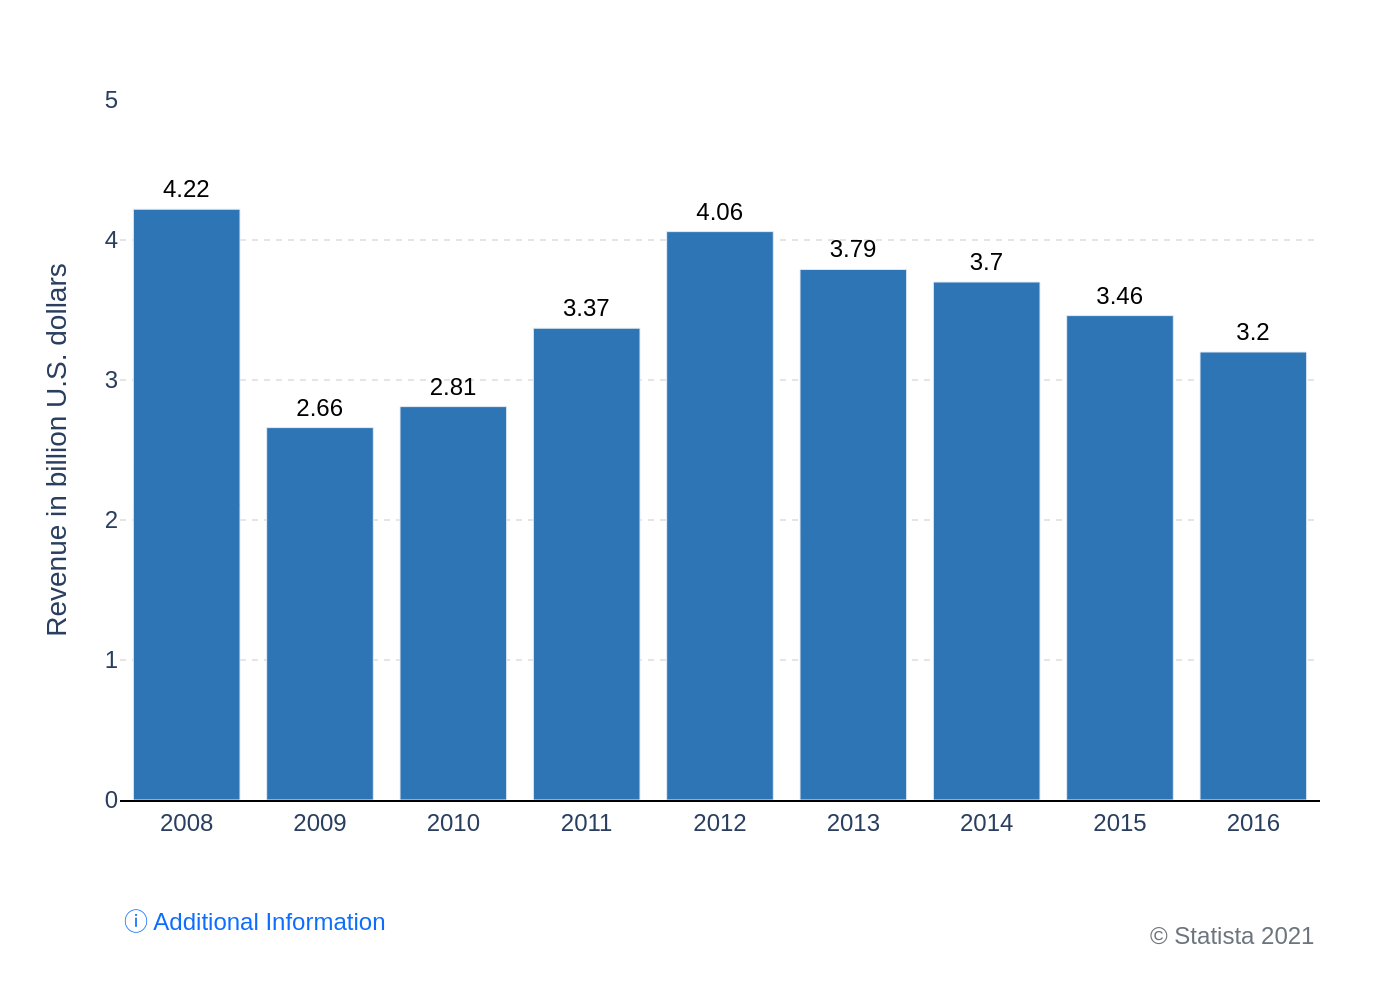

Python code for this plot:
import sys
import json
import plotly.graph_objects as go
import pathlib

if len(sys.argv) != 2:
    print("Usage: python script.py <path_to_json_file>")
    sys.exit(1)

json_path = sys.argv[1]
try:
    with open(json_path, 'r', encoding='utf-8') as f:
        chart_config = json.load(f)
except FileNotFoundError:
    print(f"Error: JSON file not found at {json_path}")
    sys.exit(1)
except json.JSONDecodeError:
    print(f"Error: Could not decode JSON from {json_path}")
    sys.exit(1)

chart_data = chart_config.get('chart_data', [])
texts = chart_config.get('texts', {})
colors = chart_config.get('colors', [])

categories = [item['category'] for item in chart_data]
values = [item['value'] for item in chart_data]

fig = go.Figure()

fig.add_trace(go.Bar(
    x=categories,
    y=values,
    marker_color=colors[0] if colors else None,
    text=values,
    textposition='outside',
    texttemplate='%{text}',
    cliponaxis=False
))

fig.update_layout(
    title_text=texts.get('title'),
    yaxis_title=texts.get('y_axis_title'),
    xaxis_title=texts.get('x_axis_title'),
    font=dict(family="Arial", size=12),
    plot_bgcolor='white',
    paper_bgcolor='white',
    showlegend=False,
    margin=dict(l=60, r=40, t=50, b=100),
    xaxis=dict(
        showgrid=False,
        showline=True,
        linecolor='black',
        linewidth=1,
        tickfont=dict(size=12)
    ),
    yaxis=dict(
        range=[0, 5],
        showgrid=True,
        gridcolor='#E5E5E5',
        gridwidth=1,
        griddash='dot',
        tickfont=dict(size=12)
    ),
    annotations=[
        dict(
            text=texts.get('source_left', ''),
            showarrow=False,
            xref="paper", yref="paper",
            x=0, y=-0.2,
            xanchor='left', yanchor='bottom',
            align='left'
        ),
        dict(
            text=texts.get('source_right', ''),
            showarrow=False,
            xref="paper", yref="paper",
            x=1, y=-0.22,
            xanchor='right', yanchor='bottom',
            align='right'
        )
    ]
)

fig.update_traces(
    textfont=dict(family="Arial", size=12, color='black'),
    hoverinfo='none'
)

output_filename_base = pathlib.Path(json_path).stem
output_png_path = f"{output_filename_base}.png"

fig.write_image(output_png_path, scale=2)

print(f"Chart saved to {output_png_path}")
